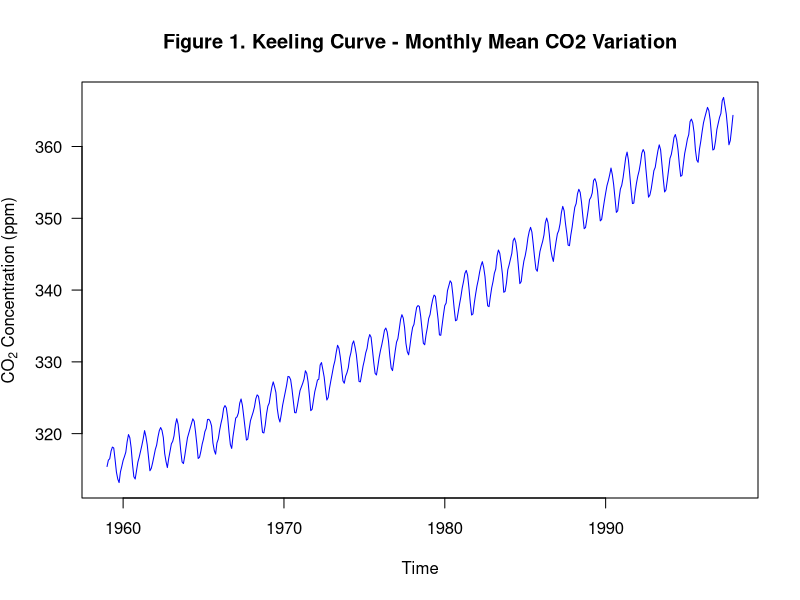
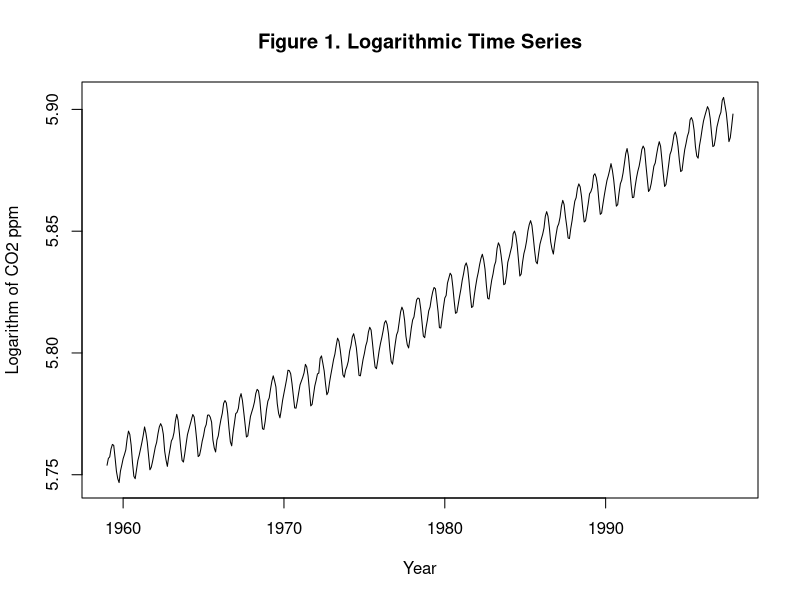
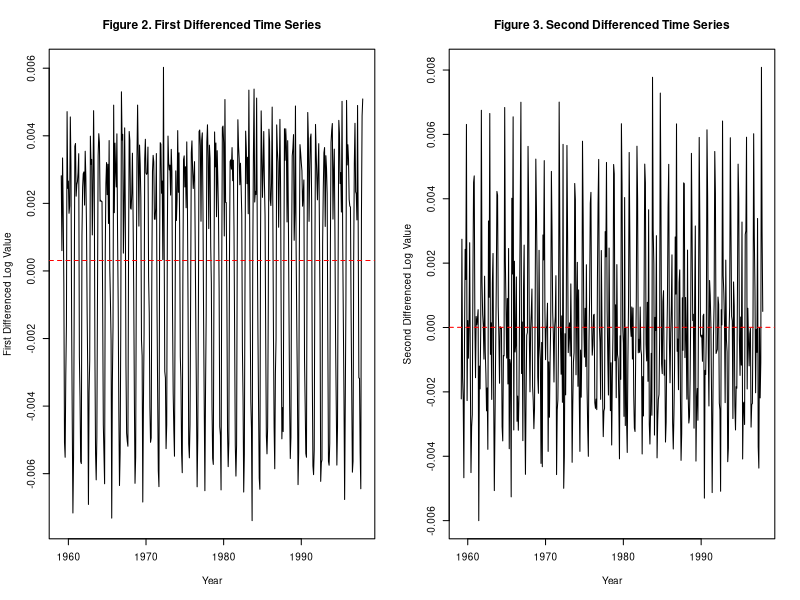
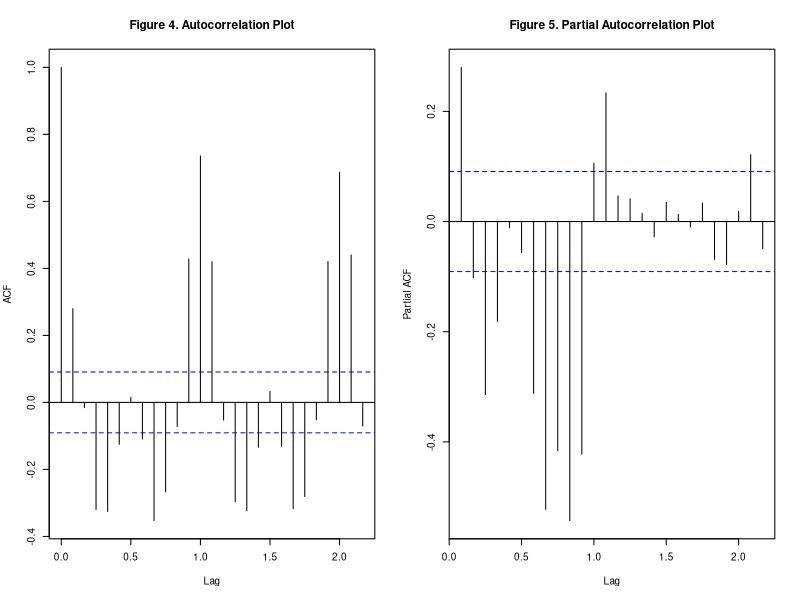
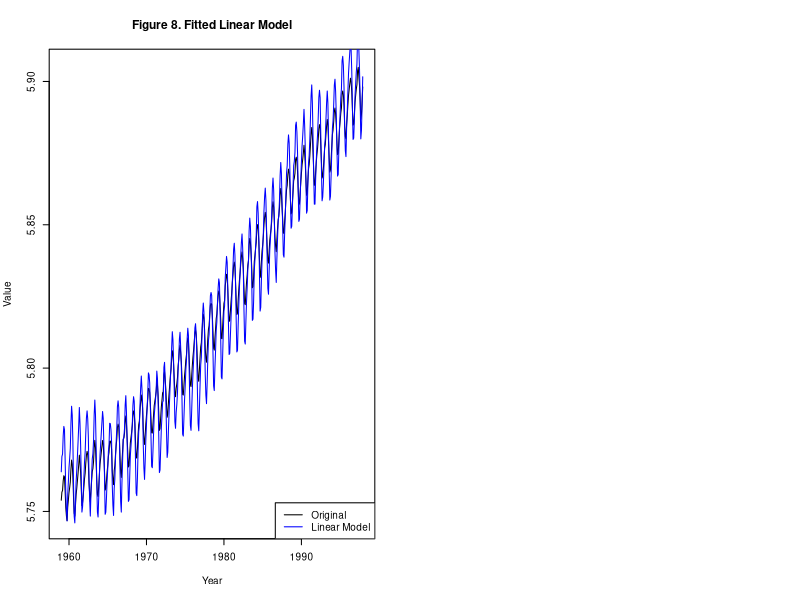
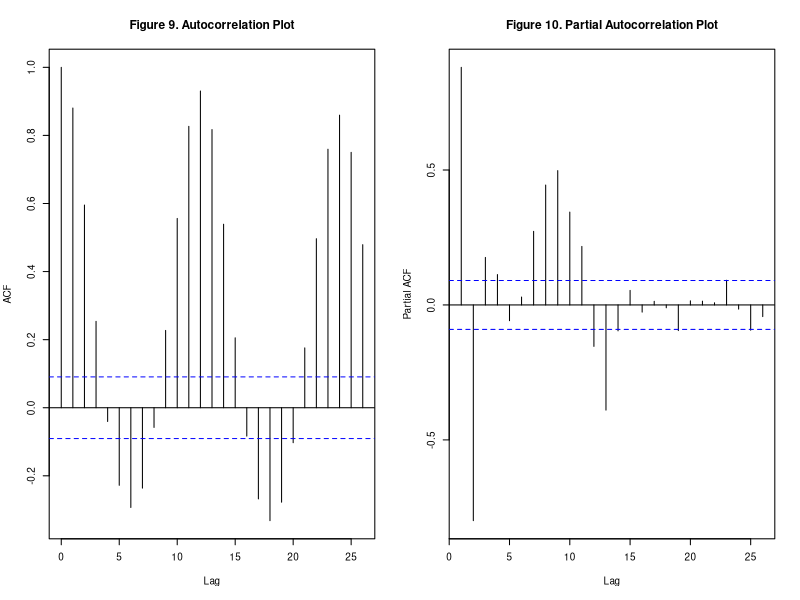
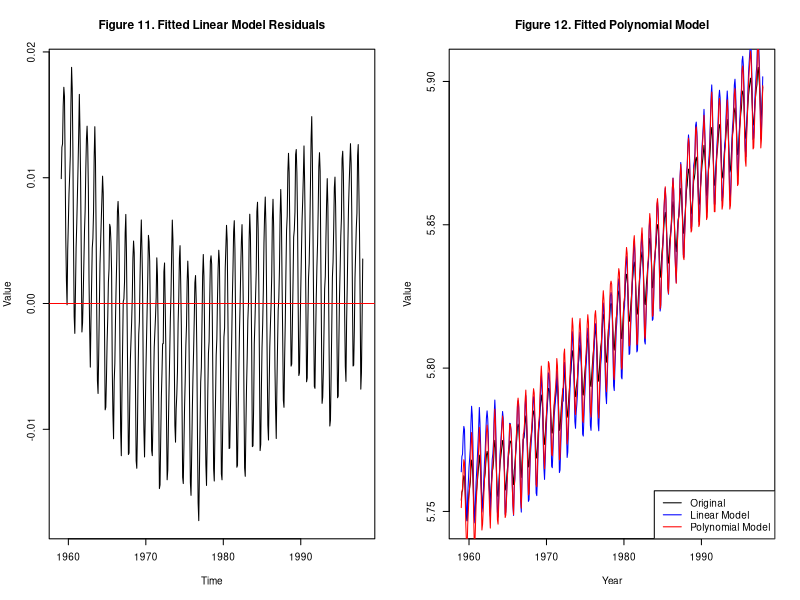
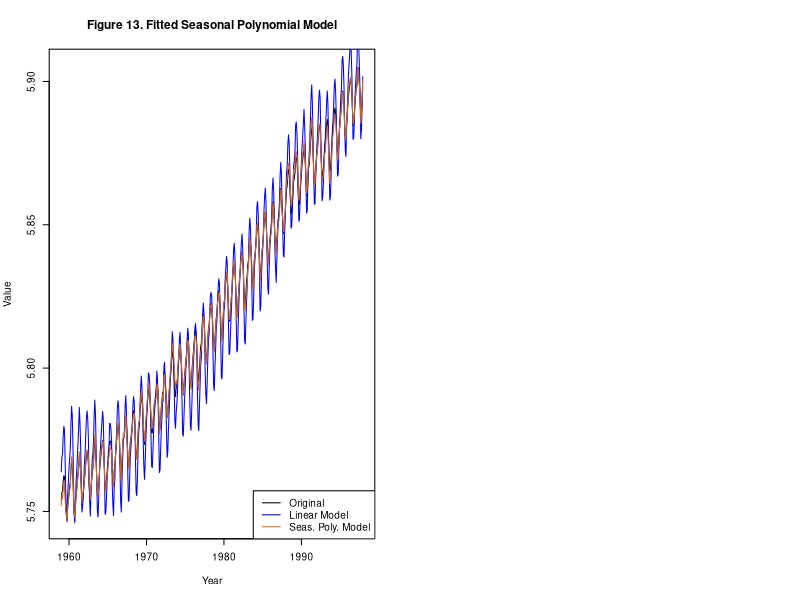

Recreate these plots in R, in order. (Note: a time limit stopped this script after it produced the figures.)
## ---- chunk 1
plot(co2, ylab = expression("CO"[2]*" Concentration (ppm)"),
     xlab = expression("Time"),
     col = 'blue', las = 1)
title(main = "Figure 1. Keeling Curve - Monthly Mean CO2 Variation")
## ---- chunk 2
library(forecast)
library(ggplot2)
library(dplyr)
library(lubridate)
library(zoo)
## ---- chunk 3
d <- log(co2)

plot(d, xlab = "Year", ylab = "Logarithm of CO2 ppm",
     main = "Figure 1. Logarithmic Time Series", type = "l")
## ---- chunk 4
d1 <- diff(d)
d2 <- diff(d1)

par(mfrow = c(1, 2), cex = 0.6)
plot(d1, xlab = "Year", ylab = "First Differenced Log Value",
     main = "Figure 2. First Differenced Time Series", type = "l")
abline(h = mean(d1), lty = 2, col = "red")
plot(d2, xlab = "Year", ylab = "Second Differenced Log Value",
     main = "Figure 3. Second Differenced Time Series", type = "l")
abline(h = mean(d2), lty = 2, col = "red")
## ---- chunk 5
par(mfrow = c(1, 2), cex = 0.6)
plot(acf(d2, plot = FALSE), main = "")
title("Figure 4. Autocorrelation Plot")
plot(pacf(d2, plot = FALSE), main = "")
title("Figure 5. Partial Autocorrelation Plot")
## ---- chunk 6
Time <- time(d)
linear_model <- lm(d ~ Time)

plot(d, xlab = "Year", ylab = "Value", main = "Figure 8. Fitted Linear Model",
     type = "l")
lines(d + linear_model$resid, col = "blue") 
legend('bottomright', legend=c("Original", "Linear Model"), col=c("black","blue"),
       lty=1)
## ---- chunk 7
par(mfrow = c(1, 2), cex = 0.6)
plot(acf(linear_model$residuals, plot = FALSE), main = "")
title("Figure 9. Autocorrelation Plot")
plot(pacf(linear_model$residuals, plot = FALSE), main = "")
title("Figure 10. Partial Autocorrelation Plot")
## ---- chunk 8
plot(linear_model$residuals, 
     xlab = "Time", ylab = "Value", xaxt = "n",
     main = "Figure 11. Fitted Linear Model Residuals", type = "l")
axis(1, at=c(12,132,252,372), labels=c(1960, 1970, 1980, 1990))
abline(h = mean(linear_model$resid), col = "red")
## ---- chunk 9
poly_model <- lm(d ~ Time + I(Time^2) + I(Time^3))

plot(d, xlab = "Year", ylab = "Value", main = "Figure 12. Fitted Polynomial Model",
     type = "l")
lines(d + linear_model$resid, col = "blue", cex = 0.6)
lines(d + poly_model$resid, col = "red", cex = 0.6)
legend('bottomright', 
       legend = c("Original", "Linear Model", "Polynomial Model"),
       col=c("black","blue","red"), lty=1)
## ---- chunk 10
poly_dummy_model <- tslm(formula = d ~ 0 + trend + I(trend^2) + 
                           I(trend^3) + season)

plot(d, xlab = "Year", ylab = "Value", 
     main = "Figure 13. Fitted Seasonal Polynomial Model", type = "l")
lines(d + linear_model$resid, col = "blue", cex = 0.6)
lines(d + poly_dummy_model$resid, col = "chocolate", cex = 0.6)
legend('bottomright', 
       legend = c("Original", "Linear Model", "Seas. Poly. Model"),
       col=c("black","blue","chocolate"), lty=1)
## ---- chunk 11
par(mfrow = c(1, 2), cex = 0.6)
plot(acf(poly_dummy_model$residuals, plot = FALSE), main = "")
title("Figure 14. Autocorrelation Plot")
plot(pacf(poly_dummy_model$residuals, plot = FALSE), main = "")
title("Figure 15. Partial Autocorrelation Plot")
## ---- chunk 12
plot(poly_dummy_model$residuals, 
     xlab = "Time", ylab = "Value", xaxt = "n",
     main = "Figure 16. Seasonal Polynomial Model Residuals", type = "l")
axis(1, at=c(12,132,252,372), labels=c(1960, 1970, 1980, 1990))
abline(h = mean(poly_dummy_model$resid), col = "red")
## ---- chunk 13
# make predictions 20 years from end of time series
predictions1 <- forecast(poly_dummy_model, h = 240)
pred.ts <- ts(predictions1$mean, start=c(1998,1), frequency=12)
ci.df <- data.frame(avg=predictions1$mean, upr=predictions1$upper[,2],
                    lwr=predictions1$lower[,2])

ggplot() +
  geom_line(data = d, aes(x = time(d), y = d, 
                          colour = "Original Values")) +
  geom_line(data=pred.ts, aes(x=time(pred.ts), y=pred.ts, 
                              colour="Forecasted Values")) +
  geom_line(aes(x = 1959+(1:(39*12))/12, 
                         y = d + poly_dummy_model$residuals, 
                colour="Fitted Values")) +
  geom_ribbon(data=ci.df, aes(x=time(pred.ts),
                              ymin=lwr, ymax=upr), alpha=0.5) +
  labs(y = "Value", x = "Year", title = "Figure 17. Polynomial Model Forecasts") 
## ---- chunk 14
d_non_seas <- diff(d2, lag = 12)
d_seas <- d2 - d_non_seas

par(mfrow = c(2, 2), cex = 0.6)
plot(acf(d_non_seas, plot = FALSE), main = "")
title("Figure 18. Non-Seasonal ACF")
plot(pacf(d_non_seas, plot = FALSE), main = "")

title("Figure 19. Non-Seasonal PACF")
plot(acf(d_seas, plot = FALSE), main = "")
title("Figure 20. Seasonal ACF")
plot(pacf(d_seas, plot = FALSE), main = "")
title("Figure 21. Seasonal PACF")
## ---- chunk 15
# placeholders
aic <- 0
arima_model <- NA

for (p in 1:3) { 
  for (q in 0:1) {
    for (d_arima in 1:2) {
      model <- try(arima(d[], order = c(p,d_arima,q),
                     seasonal = list(order = c(p, d_arima, q), period = 12)),
                   silent = TRUE)
      if (length(model) > 1) {
        if (model$aic < aic) {
          d_model <- d_arima
          aic <- model$aic
          arima_model <- model
        }
      }
    }
  }
}

cat("Order of Differencing:", d_model, "\n")

print(arima_model$coef)
## ---- chunk 16
arima_model <- arima(d, order = c(2, 1, 1), 
                     seasonal = list(order = c(2,1,1)))

plot(d, xlab = "Year", ylab = "Value", 
     main = "Figure 22. Fitted SARIMA Model", type = "l")
lines(d + arima_model$resid, col = "red", cex = 0.6)
legend('bottomright', 
       legend = c("Original", "SARIMA Model"),
       col=c("black","red"), lty=1)
## ---- chunk 17
plot(arima_model$residuals, 
     xlab = "Time", ylab = "Value", xaxt = "n",
     main = "Figure 23. SARIMA Model Residuals", type = "l")
axis(1, at=c(12,132,252,372), labels=c(1960, 1970, 1980, 1990))
abline(h = mean(arima_model$resid), col = "red")
## ---- chunk 18
# make predictions 20 years from end of time series
predictions2 <- forecast(arima_model, h = 240)
pred2.ts <- ts(predictions2$mean, start=c(1998,1), frequency=12)
ci.df2 <- data.frame(avg=predictions2$mean, upr=predictions2$upper[,2],
                    lwr=predictions2$lower[,2])

ggplot() +
  geom_line(data=pred2.ts, aes(x=time(pred2.ts), y=pred2.ts, 
                              colour="Forecasted Values")) +
  geom_line(aes(x = 1959+(1:(39*12))/12, 
                         y = d + arima_model$residuals, 
                colour="Fitted Values")) +
  geom_ribbon(data=ci.df2, aes(x=time(pred2.ts),
                              ymin=lwr, ymax=upr), alpha=0.5) +
  labs(y = "Value", x = "Year", title = "Figure 24. SARIMA Model Forecast") 
## ---- chunk 19
# Read table skipping all the irrelevant text
w <- read.table("co2_weekly_mlo.txt", skip=47)

#rename columns
colnames(w) <- c("yr", "mon", "day", "decimal", "ppm", 
                 "no.days", "1yr", "10yr", "since.1800")

# Merge 
w <- w %>%
  mutate(date = make_date(yr, mon, day))
## ---- chunk 20
# First drop irrelevant columns
w2 <- w[c('date','ppm')]

subset(w2, w2$ppm==-999.99)
## ---- chunk 21
# recursively replace consecutive series of missing values
for (i in 1:(length(w2[,2])-1)) {
   if (w2[,2][i+1]==-999.99) {w2[,2][i+1]<- w2[,2][i]}
 }
## ---- chunk 22
ts1 <- ts(w2$ppm, start=c(1974, 5), frequency=52)

plot(ts1, main="Figure 25. Real Time Series with Imputed Missing Values",
     ylab=expression("CO2 ppm"), col="darkgreen")
## ---- chunk 23
decomp.ts1 <- decompose(ts1, type="additive")
plot(decomp.ts1$seasonal, 
     main="Figure 26. Seasonal Component of Real Time Series",
     ylab="Deviation")
## ---- chunk 24
ts1.d1 <- diff(ts1)
ts1.d2 <- diff(ts1.d1)

par(mfrow = c(1, 2), cex = 0.6)
plot(ts1.d1, xlab = "Year", ylab = "First Differenced Value",
     main = "Figure 27. First Differenced Real Time Series", type = "l")
abline(h = mean(d1), lty = 2, col = "red")
plot(ts1.d2, xlab = "Year", ylab = "Second Differenced Value",
     main = "Figure 28. Second Differenced Real Time Series", type = "l")
abline(h = mean(d2), lty = 2, col = "red")
## ---- chunk 25
par(mfrow = c(1, 2), cex = 0.6)
plot(acf(ts1.d2, plot = FALSE), main = "")
title("Figure 29. Autocorrelation Plot")
plot(pacf(ts1.d2, plot = FALSE), main = "")
title("Figure 30. Partial Autocorrelation Plot")
## ---- chunk 26
fmt <- "%Y-%m-%d"
w3 <- aggregate(w2["ppm"], list(Date = as.yearmon(w2$date, fmt)), mean)
ts2 <- ts(subset(w3, w3$Date >= "Jan 1997")$ppm, start=c(1997,1), frequency=12)

plot(ts2, main="Figure 31. Aggregated (Monthly) Time Series From 1997", 
     ylab=expression("CO2 ppm"), col="darkgreen")
## ---- chunk 27
ts3 <- ts(subset(w3, w3$Date >= "Jan 1998" & w3$Date <= "Dec 2017")$ppm, 
          start=c(1998,1), frequency=12)
p.ts <- ts(exp(predictions1$mean), start=c(1998,1), frequency=12)
p.ts2 <- ts(exp(predictions2$mean), start=c(1998,1), frequency=12)
months <- as.Date(subset(w3$Date, w3$Date >= "Jan 1998" & 
                           w3$Date <= "Dec 2017"))

ggplot() +
  geom_line(data=ts3, aes(x=months, y=ts3, color="Actual")) +
  geom_line(data=p.ts, aes(x=months, y=p.ts, color="Polynomial")) + 
  geom_line(data=p.ts2, aes(x=months, y=p.ts2, color="SARIMA")) + 
  ggtitle("Figure 32. Predicted (Polynomial & SARIMA) vs. Actual CO2 Values") +
  labs(x="Date", y="CO2 (ppm)")
## ---- chunk 28
poly.acc <- accuracy(p.ts, ts3)
sarima.acc <- accuracy(p.ts2, ts3)
poly.acc
sarima.acc
## ---- chunk 29
train <- subset(w3, w3$Date <= "Jun 2019")
test <- subset(w3, w3$Date > "Jun 2019")

train.ts <- ts(train$ppm, start=c(1974, 5), frequency=12)
test.ts <- ts(test$ppm, start=c(2019, 6), frequency=12)
## ---- chunk 30
d_non_seas <- diff(train.ts, lag = 12)
d_seas <- train.ts - d_non_seas

par(mfrow = c(2, 2), cex = 0.6)
plot(acf(d_non_seas, plot = FALSE), main = "")
title("Figure 33. Non-Seasonal ACF")
plot(pacf(d_non_seas, plot = FALSE), main = "")
title("Figure 34. Non-Seasonal PACF")
plot(acf(d_seas, plot = FALSE), main = "")
title("Figure 35. Seasonal ACF")
plot(pacf(d_seas, plot = FALSE), main = "")
title("Figure 36. Seasonal PACF")
## ---- chunk 31
params <- list()
aics <- list()

for (p in 0:2) { 
  for (q in 0:2) {
    for (d in 1:2) {
      for (P in 0:2) {
        for (Q in 0:2) {
          for (D in 1:2) {
            model <- try(arima(train.ts, order=c(p,q,d), 
                               seasonal=list(order=c(P,D,Q), 
                                             period=12), method="ML"), 
                         silent=T)
            params <- append(params, paste(p,d,q,P,D,Q))
            default <- NULL
            aic <- try(default <- model$aic, silent=T)
            aics <- append(aics, aic)
              }
            }
          }
        }
      }
    }
 
## ---- chunk 32
aics2 <- as.numeric(unlist(aics))
min <- ifelse(!all(is.na(aics2)), min(aics2, na.rm=T), NA)
index <- which(aics2==min)
## ---- chunk 33
f.md <- arima(train.ts, order=c(1,1,1), seasonal=list(order=c(0,1,1), period=12))

plot(train.ts, xlab = "Year", ylab = "Value", 
     main = "Figure 37. Fitted Best Performing SARIMA Model", type = "l")
lines(train.ts + f.md$resid, col = "orange", cex = 0.5)
legend('bottomright', 
       legend = c("Original", "SARIMA Model"),
       col=c("black","orange"), lty=1)
## ---- chunk 34
par(mfrow = c(1, 2), cex = 0.6)
plot(f.md$residuals, 
     xlab = "Time", ylab = "Value", xaxt = "n",
     main = "Figure 38. Best Performing SARIMA Model Residuals", type = "l")
axis(1, at=c(12,132,252,372), labels=c(1960, 1970, 1980, 1990))
abline(h = mean(f.md$resid), col = "red")
plot(hist(f.md$residuals, plot = FALSE), xlab = "Residual Value",
     main="Figure 39. Histogram of Residuals")
## ---- chunk 35
fitteds <- train.ts + f.md$residuals
isa <- accuracy(fitteds, train.ts)
isa
## ---- chunk 36
f1 <- forecast(f.md, h=24)
f.ts <- ts(f1$mean, start=c(2019,7), frequency=12)

autoplot(f1) +
  ggtitle("Figure 40. Forecasts from Best Fitting ARIMA Model") +
  labs(y="CO2 (ppm)", x="Date")

ggplot() +
  geom_line(data=test.ts, aes(x=time(test.ts), y=test.ts, color="Actual")) +
  geom_line(data=f.ts, aes(x=time(test.ts), y=f.ts, color="SARIMA")) + 
  labs(x="Date", y="CO2 (ppm)") + 
  ggtitle("Figure 41. Comparison of Predicted Vs. Actual Values")
## ---- chunk 37
accf1 <- accuracy(f.ts, test.ts)
accf1
## ---- chunk 38
f2 <- forecast(f.md, h=967)
f2df <- data.frame(f2)

autoplot(f2) +
  geom_hline(yintercept = 450, linetype="dotted", color='red') +
  ggtitle("Figure 42. SARIMA 967 Month Forecast") +
  labs(x="Time", y="CO2 (ppm)")
